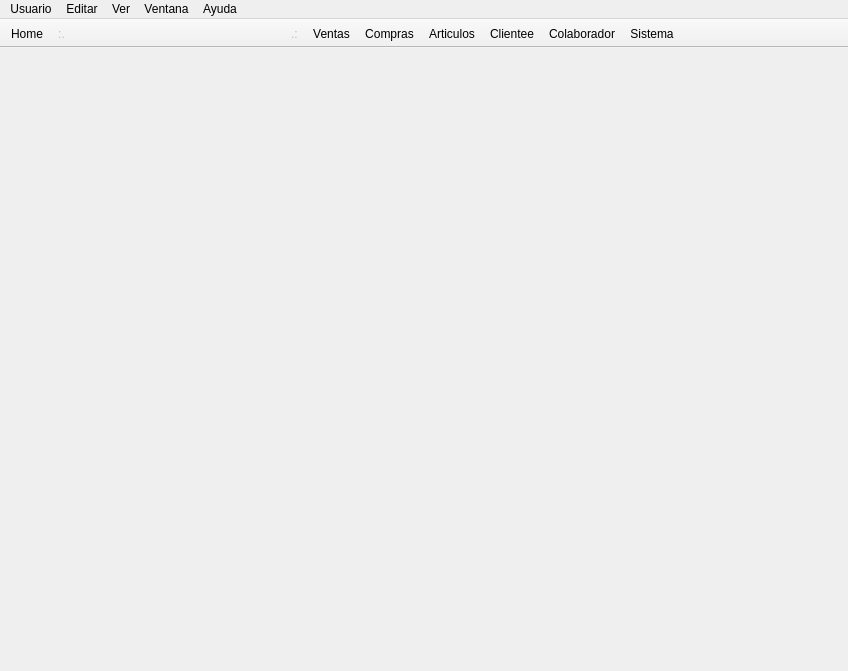
<?xml version="1.0" encoding="UTF-8"?>
<ui version="4.0">
 <class>ui_main</class>
 <widget class="QMainWindow" name="ui_main">
  <property name="geometry">
   <rect>
    <x>0</x>
    <y>0</y>
    <width>848</width>
    <height>671</height>
   </rect>
  </property>
  <property name="sizePolicy">
   <sizepolicy hsizetype="Fixed" vsizetype="Fixed">
    <horstretch>0</horstretch>
    <verstretch>0</verstretch>
   </sizepolicy>
  </property>
  <property name="minimumSize">
   <size>
    <width>848</width>
    <height>671</height>
   </size>
  </property>
  <property name="windowTitle">
   <string>ManagerM</string>
  </property>
  <property name="windowIcon">
   <iconset resource="Icons.qrc">
    <normaloff>:/Iconos/Iconos/Configure_alt_1.png</normaloff>:/Iconos/Iconos/Configure_alt_1.png</iconset>
  </property>
  <property name="styleSheet">
   <string notr="true"/>
  </property>
  <property name="documentMode">
   <bool>false</bool>
  </property>
  <widget class="QWidget" name="centralWidget">
   <layout class="QGridLayout" name="gridLayout_4"/>
  </widget>
  <widget class="QMenuBar" name="menuBar">
   <property name="geometry">
    <rect>
     <x>0</x>
     <y>0</y>
     <width>848</width>
     <height>21</height>
    </rect>
   </property>
   <property name="layoutDirection">
    <enum>Qt::LeftToRight</enum>
   </property>
   <property name="defaultUp">
    <bool>false</bool>
   </property>
   <property name="nativeMenuBar">
    <bool>false</bool>
   </property>
   <widget class="QMenu" name="menuAyuda">
    <property name="title">
     <string>Ayuda</string>
    </property>
    <addaction name="actionAcerca_de_ManagerM"/>
   </widget>
   <widget class="QMenu" name="menuVentana">
    <property name="title">
     <string>Ventana</string>
    </property>
    <addaction name="actionPantalla_Completa"/>
   </widget>
   <widget class="QMenu" name="menuEditar">
    <property name="title">
     <string>Editar</string>
    </property>
    <addaction name="actionNuevo"/>
    <addaction name="actionEditar"/>
    <addaction name="actionEliminar"/>
    <addaction name="separator"/>
   </widget>
   <widget class="QMenu" name="menuUsuario">
    <property name="title">
     <string>Usuario</string>
    </property>
    <addaction name="actionInicial_Sesion"/>
    <addaction name="separator"/>
    <addaction name="actionSalir"/>
   </widget>
   <widget class="QMenu" name="menuVer">
    <property name="title">
     <string>Ver</string>
    </property>
    <addaction name="actionVentas"/>
    <addaction name="actionCliente"/>
    <addaction name="actionColaborador"/>
    <addaction name="actionUsuarios"/>
    <addaction name="actionCompras"/>
    <addaction name="actionArticulos"/>
    <addaction name="actionSistema"/>
   </widget>
   <addaction name="menuUsuario"/>
   <addaction name="menuEditar"/>
   <addaction name="menuVer"/>
   <addaction name="menuVentana"/>
   <addaction name="menuAyuda"/>
  </widget>
  <widget class="QToolBar" name="toolBar">
   <property name="windowTitle">
    <string>toolBar</string>
   </property>
   <property name="movable">
    <bool>false</bool>
   </property>
   <property name="floatable">
    <bool>true</bool>
   </property>
   <attribute name="toolBarArea">
    <enum>TopToolBarArea</enum>
   </attribute>
   <attribute name="toolBarBreak">
    <bool>false</bool>
   </attribute>
   <addaction name="actionHome"/>
   <addaction name="actionSapace"/>
   <addaction name="actionVentas"/>
   <addaction name="actionCompras"/>
   <addaction name="actionArticulos"/>
   <addaction name="actionCliente"/>
   <addaction name="actionColaborador"/>
   <addaction name="actionSistema"/>
  </widget>
  <action name="actionAcerca_de_ManagerM">
   <property name="text">
    <string>Acerca de ManagerM...</string>
   </property>
  </action>
  <action name="actionPantalla_Completa">
   <property name="text">
    <string>Pantalla Completa</string>
   </property>
   <property name="shortcut">
    <string>F11</string>
   </property>
  </action>
  <action name="actionInicial_Sesion">
   <property name="text">
    <string>Inicial Sesion</string>
   </property>
  </action>
  <action name="actionCerrar_Sesion">
   <property name="text">
    <string>Cerrar Sesion</string>
   </property>
  </action>
  <action name="actionSalir">
   <property name="text">
    <string>Salir</string>
   </property>
   <property name="shortcut">
    <string>Ctrl+Q</string>
   </property>
  </action>
  <action name="actionVentas">
   <property name="text">
    <string>Ventas</string>
   </property>
   <property name="shortcut">
    <string>Alt+V</string>
   </property>
  </action>
  <action name="actionCliente">
   <property name="text">
    <string>Clientee</string>
   </property>
   <property name="shortcut">
    <string>Alt+E</string>
   </property>
  </action>
  <action name="actionColaborador">
   <property name="text">
    <string>Colaborador</string>
   </property>
   <property name="shortcut">
    <string>Alt+D</string>
   </property>
  </action>
  <action name="actionNuevo">
   <property name="text">
    <string>Nuevo</string>
   </property>
  </action>
  <action name="actionEditar">
   <property name="text">
    <string>Editar</string>
   </property>
  </action>
  <action name="actionEliminar">
   <property name="text">
    <string>Eliminar</string>
   </property>
  </action>
  <action name="actionTiendas">
   <property name="text">
    <string>Tiendas</string>
   </property>
  </action>
  <action name="actionUsuarios">
   <property name="text">
    <string>Usuarios</string>
   </property>
   <property name="shortcut">
    <string>Alt+U</string>
   </property>
  </action>
  <action name="actionHome">
   <property name="text">
    <string>Home</string>
   </property>
   <property name="shortcut">
    <string>Alt+Backspace</string>
   </property>
  </action>
  <action name="actionCompras">
   <property name="text">
    <string>Compras</string>
   </property>
   <property name="shortcut">
    <string>Alt+C</string>
   </property>
  </action>
  <action name="actionArticulos">
   <property name="text">
    <string>Articulos</string>
   </property>
   <property name="shortcut">
    <string>Alt+A</string>
   </property>
  </action>
  <action name="actionSistema">
   <property name="text">
    <string>Sistema</string>
   </property>
   <property name="shortcut">
    <string>Alt+S</string>
   </property>
  </action>
  <action name="actionSapace">
   <property name="enabled">
    <bool>false</bool>
   </property>
   <property name="text">
    <string> :.                                                                    .:</string>
   </property>
   <property name="priority">
    <enum>QAction::LowPriority</enum>
   </property>
  </action>
 </widget>
 <layoutdefault spacing="6" margin="11"/>
 <resources>
  <include location="Icons.qrc"/>
 </resources>
 <connections/>
</ui>
